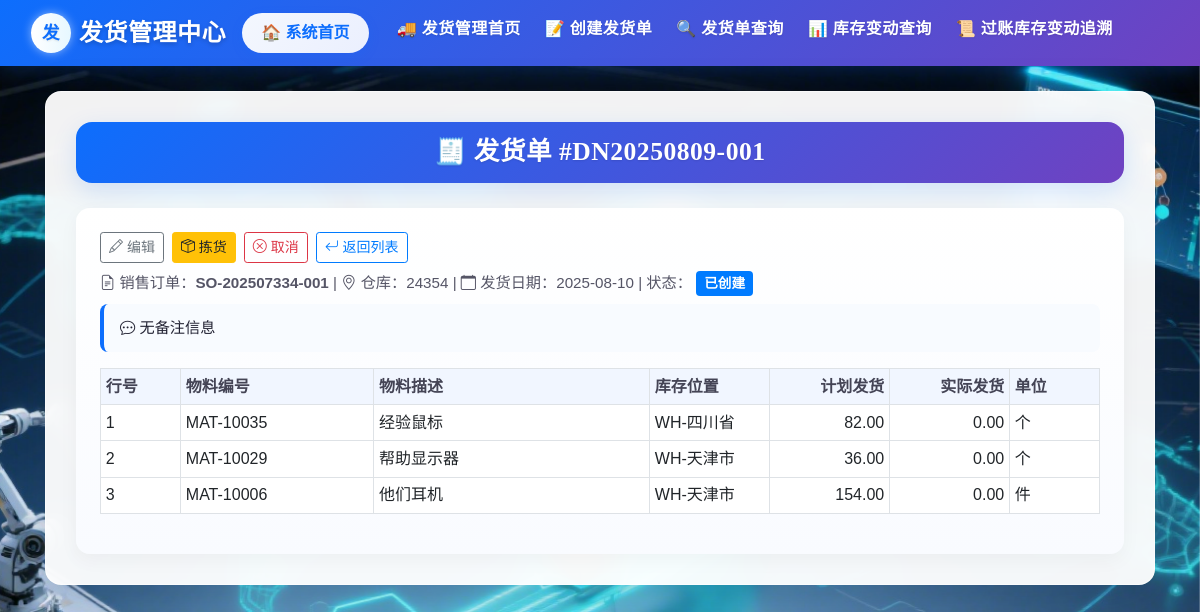
Page /delivery/detail/DN20250809-001 (signed in) on the earlier database version.
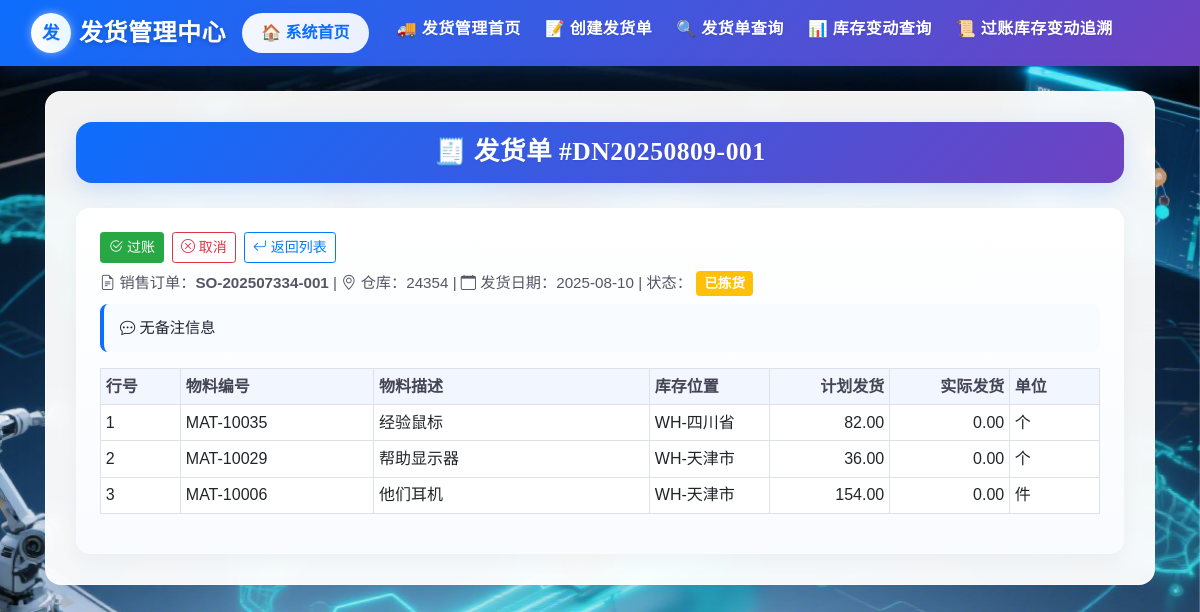
Same page on the later database version.
### delivery/views.py (the view)
@delivery_bp.route('/detail/<delivery_id>')
@login_required
def delivery_detail(delivery_id):
    delivery = DeliveryNote.query.get_or_404(delivery_id)
    return render_template('delivery/delivery_detail.html', delivery=delivery)

### app.py (called while the page is built)
@login_manager.user_loader
def load_user(user_id):
    return User.query.get(user_id)

### templates/delivery/delivery_detail.html (shortened to what this page needs)
{% extends 'delivery/base.html' %}
{% block content %}
<div class="form-title-container">
    <h1 class="form-title">
      🧾 发货单 #{{ delivery.delivery_note_id }}
    </h1>
  </div>
<div class="card-detail">
  <div class="d-flex justify-content-between align-items-center mb-2">
    <div class="btn-toolbar">
      {% if delivery.status == '已创建' %}
        <a href="{{ url_for('delivery.edit_delivery', delivery_id=delivery.delivery_note_id) }}" class="btn btn-outline-secondary btn-sm"><i class="bi bi-pencil"></i> 编辑</a>
        <a href="{{ url_for('delivery.pick_delivery', delivery_id=delivery.delivery_note_id) }}" class="btn btn-warning btn-sm"><i class="bi bi-box-seam"></i> 拣货</a>
        <a href="{{ url_for('delivery.cancel_delivery', delivery_id=delivery.delivery_note_id) }}" class="btn btn-outline-danger btn-sm"><i class="bi bi-x-circle"></i> 取消</a>
      {% elif delivery.status == '已拣货' %}
        <a href="{{ url_for('delivery.post_delivery', delivery_id=delivery.delivery_note_id) }}" class="btn btn-success btn-sm"><i class="bi bi-check2-circle"></i> 过账</a>
        <a href="{{ url_for('delivery.cancel_delivery', delivery_id=delivery.delivery_note_id) }}" class="btn btn-outline-danger btn-sm"><i class="bi bi-x-circle"></i> 取消</a>
      {% elif delivery.status == '待发货' %}
        <a href="{{ url_for('delivery.ship_delivery', delivery_id=delivery.delivery_note_id) }}" class="btn btn-info btn-sm"><i class="bi bi-truck"></i> 发货</a>
      {% endif %}
      <a href="{{ url_for('delivery.delivery_list') }}" class="btn btn-outline-primary btn-sm"><i class="bi bi-arrow-return-left"></i> 返回列表</a>
    </div>
  </div>
  <div class="delivery-meta">
    <span><i class="bi bi-file-earmark-text"></i> 销售订单：<strong>{{ delivery.sales_order_id }}</strong></span> |
    <span><i class="bi bi-geo-alt"></i> 仓库：{{ delivery.warehouse_code }}</span> |
    <span><i class="bi bi-calendar"></i> 发货日期：{{ delivery.delivery_date.strftime('%Y-%m-%d') }}</span> |
    <span>状态：
      {% if delivery.status == '已过账' %}
        <span class="badge bg-success">已过账</span>
      {% elif delivery.status == '已创建' %}
        <span class="badge bg-primary">已创建</span>
      {% elif delivery.status == '已拣货' %}
        <span class="badge bg-warning">已拣货</span>
      {% elif delivery.status == '已取消' %}
        <span class="badge bg-secondary">已取消</span>
      {% else %}
        <span class="badge bg-secondary">{{ delivery.status }}</span>
      {% endif %}
    </span>
  </div>
  <div class="delivery-remarks">
    <i class="bi bi-chat-dots"></i> {{ delivery.remarks or '无备注信息' }}
  </div>
  <div class="table-responsive">
    <table class="table table-sm table-bordered">
      <thead>
        <tr>
          <th style="width:80px">行号</th>
          <th style="min-width:140px">物料编号</th>
          <th style="min-width:200px">物料描述</th>
          <th style="width:120px">库存位置</th>
          <th style="width:120px" class="text-end">计划发货</th>
          <th style="width:120px" class="text-end">实际发货</th>
          <th style="width:90px">单位</th>
        </tr>
      </thead>
      <tbody>
        {% for l in delivery.items %}
        {% set material = l.material %}
        <tr>
          <td>{{ l.item_no }}</td>
          <td>{{ l.material_id }}</td>
          <td>{{ material.description if material else '' }}</td>
          <td>{{ material.storage_location if material else '未知' }}</td>
          <td class="text-end">{{ "%.2f"|format(l.planned_delivery_quantity or 0) }}</td>
          <td class="text-end">{{ "%.2f"|format(l.actual_delivery_quantity or 0) }}</td>
          <td>{{ material.base_unit if material else l.unit }}</td>
        </tr>
        {% endfor %}
      </tbody>
    </table>
  </div>
</div>
{% endblock %}

Differences in the rows shown:
changed DeliveryNote "DN20250809-001": status "已创建" → "已拣货" (drawn)
Other differences:
text no longer shown: "编辑 拣货 已创建"
text now shown: "过账 已拣货"
